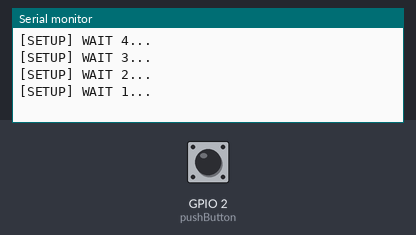
Recording of a sketch running on a simulated ESP32. On the bench: the last lines printed to the serial monitor. The inputs (shaded band) are chosen by the test bench; at power-on: GPIO 2 (pushButton) LOW. WiFi joins after 1.5 s; servers stay silent unless stated.

Above: at 5.2 s.
5.3 s: GPIO 2 (pushButton) pulled HIGH for 0.15 s
At 6.96 s:
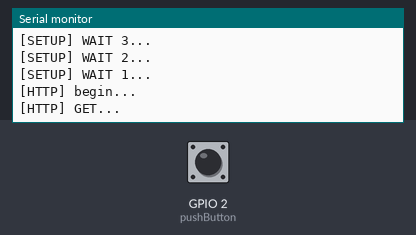
At 8.2 s:
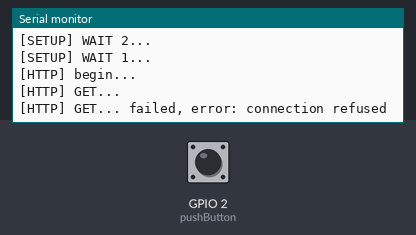
Timing chart, 0 to 9.7 s (numbered marks = the images above; inputs shaded):
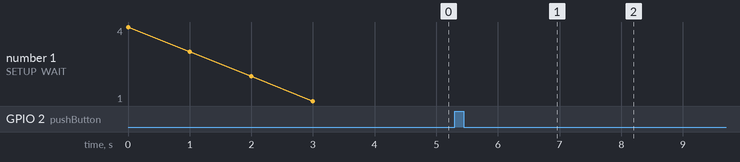

Measured:
- after the input at 5.3 s, the serial monitor: prints a new line after 1.5 s (image 1)

The sketch:

LEDWIFIClient.ino
```cpp
/**
 * BasicHTTPClient.ino
 *
 *  Created on: 24.05.2015
 *
 */

#include <Arduino.h>

#include <WiFi.h>
#include <WiFiMulti.h>

#include <HTTPClient.h>

#define USE_SERIAL Serial

WiFiMulti wifiMulti;

/*
const char* ca = \
"-----BEGIN CERTIFICATE-----\n" \
"MIIEkjCCA3qgAwIBAgIQCgFBQgAAAVOFc2oLheynCDANBgkqhkiG9w0BAQsFADA/\n" \
"MSQwIgYDVQQKExtEaWdpdGFsIFNpZ25hdHVyZSBUcnVzdCBDby4xFzAVBgNVBAMT\n" \
"DkRTVCBSb290IENBIFgzMB4XDTE2MDMxNzE2NDA0NloXDTIxMDMxNzE2NDA0Nlow\n" \
"SjELMAkGA1UEBhMCVVMxFjAUBgNVBAoTDUxldCdzIEVuY3J5cHQxIzAhBgNVBAMT\n" \
"GkxldCdzIEVuY3J5cHQgQXV0aG9yaXR5IFgzMIIBIjANBgkqhkiG9w0BAQEFAAOC\n" \
"AQ8AMIIBCgKCAQEAnNMM8FrlLke3cl03g7NoYzDq1zUmGSXhvb418XCSL7e4S0EF\n" \
"q6meNQhY7LEqxGiHC6PjdeTm86dicbp5gWAf15Gan/PQeGdxyGkOlZHP/uaZ6WA8\n" \
"SMx+yk13EiSdRxta67nsHjcAHJyse6cF6s5K671B5TaYucv9bTyWaN8jKkKQDIZ0\n" \
"Z8h/pZq4UmEUEz9l6YKHy9v6Dlb2honzhT+Xhq+w3Brvaw2VFn3EK6BlspkENnWA\n" \
"a6xK8xuQSXgvopZPKiAlKQTGdMDQMc2PMTiVFrqoM7hD8bEfwzB/onkxEz0tNvjj\n" \
"/PIzark5McWvxI0NHWQWM6r6hCm21AvA2H3DkwIDAQABo4IBfTCCAXkwEgYDVR0T\n" \
"AQH/BAgwBgEB/wIBADAOBgNVHQ8BAf8EBAMCAYYwfwYIKwYBBQUHAQEEczBxMDIG\n" \
"CCsGAQUFBzABhiZodHRwOi8vaXNyZy50cnVzdGlkLm9jc3AuaWRlbnRydXN0LmNv\n" \
"bTA7BggrBgEFBQcwAoYvaHR0cDovL2FwcHMuaWRlbnRydXN0LmNvbS9yb290cy9k\n" \
"c3Ryb290Y2F4My5wN2MwHwYDVR0jBBgwFoAUxKexpHsscfrb4UuQdf/EFWCFiRAw\n" \
"VAYDVR0gBE0wSzAIBgZngQwBAgEwPwYLKwYBBAGC3xMBAQEwMDAuBggrBgEFBQcC\n" \
"ARYiaHR0cDovL2Nwcy5yb290LXgxLmxldHNlbmNyeXB0Lm9yZzA8BgNVHR8ENTAz\n" \
"MDGgL6AthitodHRwOi8vY3JsLmlkZW50cnVzdC5jb20vRFNUUk9PVENBWDNDUkwu\n" \
"Y3JsMB0GA1UdDgQWBBSoSmpjBH3duubRObemRWXv86jsoTANBgkqhkiG9w0BAQsF\n" \
"AAOCAQEA3TPXEfNjWDjdGBX7CVW+dla5cEilaUcne8IkCJLxWh9KEik3JHRRHGJo\n" \
"uM2VcGfl96S8TihRzZvoroed6ti6WqEBmtzw3Wodatg+VyOeph4EYpr/1wXKtx8/\n" \
"wApIvJSwtmVi4MFU5aMqrSDE6ea73Mj2tcMyo5jMd6jmeWUHK8so/joWUoHOUgwu\n" \
"X4Po1QYz+3dszkDqMp4fklxBwXRsW10KXzPMTZ+sOPAveyxindmjkW8lGy+QsRlG\n" \
"PfZ+G6Z6h7mjem0Y+iWlkYcV4PIWL1iwBi8saCbGS5jN2p8M+X+Q7UNKEkROb3N6\n" \
"KOqkqm57TH2H3eDJAkSnh6/DNFu0Qg==\n" \
"-----END CERTIFICATE-----\n";
*/

const int pushButton = D1;

void setup() {

    USE_SERIAL.begin(115200);

    USE_SERIAL.println();
    USE_SERIAL.println();
    USE_SERIAL.println();

    for(uint8_t t = 4; t > 0; t--) {
        USE_SERIAL.printf("[SETUP] WAIT %d...\n", t);
        USE_SERIAL.flush();
        delay(1000);
    }

    wifiMulti.addAP("PonKo-2.4G", "ToDi-PCO");

    pinMode(pushButton, INPUT_PULLDOWN);
}

bool isLEDon = false;
bool buttonClicked = false;

void loop() {
  if (digitalRead(pushButton) > 0 && !buttonClicked) {
    buttonClicked = true;
    // wait for WiFi connection
    if((wifiMulti.run() == WL_CONNECTED)) {

        HTTPClient http;

        USE_SERIAL.print("[HTTP] begin...\n");
        // configure traged server and url
        //http.begin("https://www.howsmyssl.com/a/check", ca); //HTTPS

        /*
        if (isLEDon) {
          http.begin("http://192.168.20.208:80/off");
          isLEDon = false;
        } //HTTP
        else {
          http.begin("http://192.168.20.208:80/on");
          isLEDon = true;
        }
        */

        http.begin("http://192.168.20.208:80/toggle");

        USE_SERIAL.print("[HTTP] GET...\n");
        // start connection and send HTTP header
        int httpCode = http.GET();

        // httpCode will be negative on error
        if(httpCode > 0) {
            // HTTP header has been send and Server response header has been handled
            USE_SERIAL.printf("[HTTP] GET... code: %d\n", httpCode);

            // file found at server
            if(httpCode == HTTP_CODE_OK) {
                String payload = http.getString();
                USE_SERIAL.println(payload);
            }
        } else {
            USE_SERIAL.printf("[HTTP] GET... failed, error: %s\n", http.errorToString(httpCode).c_str());
        }

        http.end();
    }
  }

  else {
    buttonClicked = false;
    return;
  }

    delay(100);
}
```
